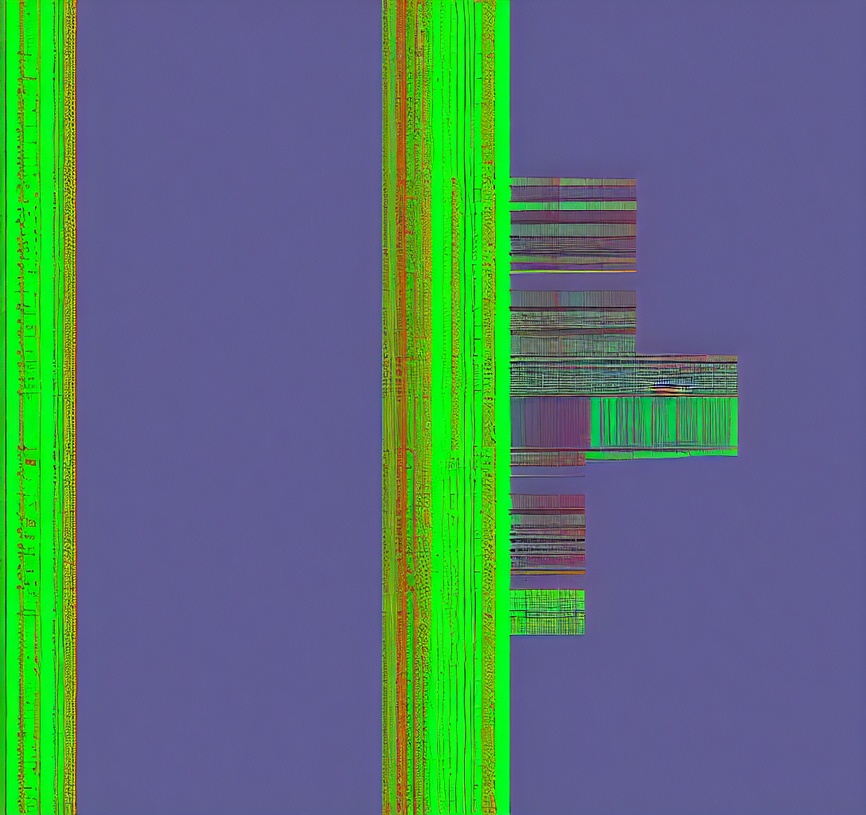
#> input picture data/generated_imgs/netflix_5.png, 866 x 815 px, shrunk from 1088 x 1024 before the run; its folder holds only this picture in this run
$ python color_processor.py
#> lines starting #> are read from the running program, lines starting #| are printed output that depends on the picture
from PIL import Image
import os
import sys

def process_image(input_file, output_file):
#> called with input_file = '../data/generated_imgs/netflix_5.png'
    image = Image.open(input_file)
#> image is the input picture: PIL image 866x815 RGB; mean R, G, B 86.1, 119, 113.3
    image = image.convert('RGBA')
#> image: PIL image 866x815 RGBA

    width, height = image.size
#> width = 866; height = 815

    r_red = 0
    g_red = 160
    b_red = 100
    r_green = 0
    g_green = 160
    b_green = 100
    r_blue = 0
    g_blue = 160
    b_blue = 100

    for x in range(width):
        for y in range(height):
            r, g, b, a = image.getpixel((x, y))

            if r >r_red and g < g_red and b < b_red:
                # Set the pixel to red
                image.putpixel((x, y), (255, 0, 0, 255))
            elif r <r_green and g > g_green and b < b_green:
                # Set the pixel to green
                image.putpixel((x, y), (0, 255, 0, 255))
            elif r <r_blue and g < g_blue and b > b_blue:
                # Set the pixel to blue
                image.putpixel((x, y), (0, 0, 255, 255))
            else:
                max_color = max(r, g, b)

                if max_color == r:
                    # Set the pixel to red
                    image.putpixel((x, y), (255, 0, 0, 255))
                elif max_color == g:
                    # Set the pixel to green
                    image.putpixel((x, y), (0, 255, 0, 255))
                else:
                    # Set the pixel to blue
                    image.putpixel((x, y), (0, 0, 255, 255))
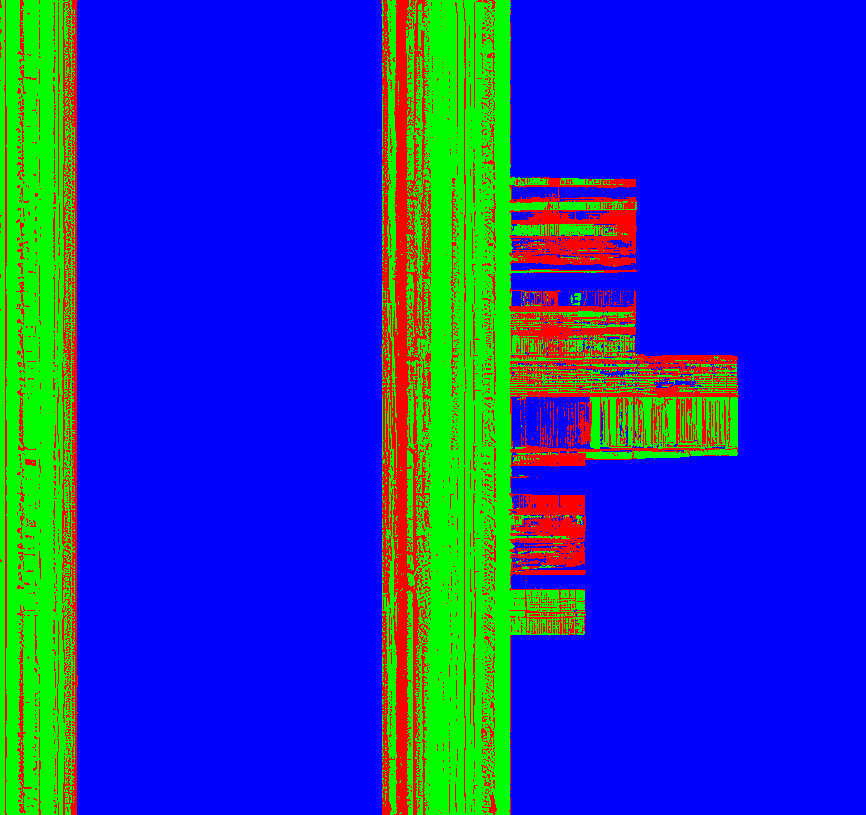
#> image: PIL image 866x815 RGBA; mean R, G, B, A 25, 51.3, 178.7, 255

    image.save(output_file)


org_dir = '../data/generated_imgs/'
counter = 0
for i in os.listdir(org_dir):
    if 'png' in i:
        input_file = '../data/generated_imgs/' + i
        output_file = '../data/color_processed_generated_imgs/' + i
        process_image(input_file, output_file)
        counter +=1
